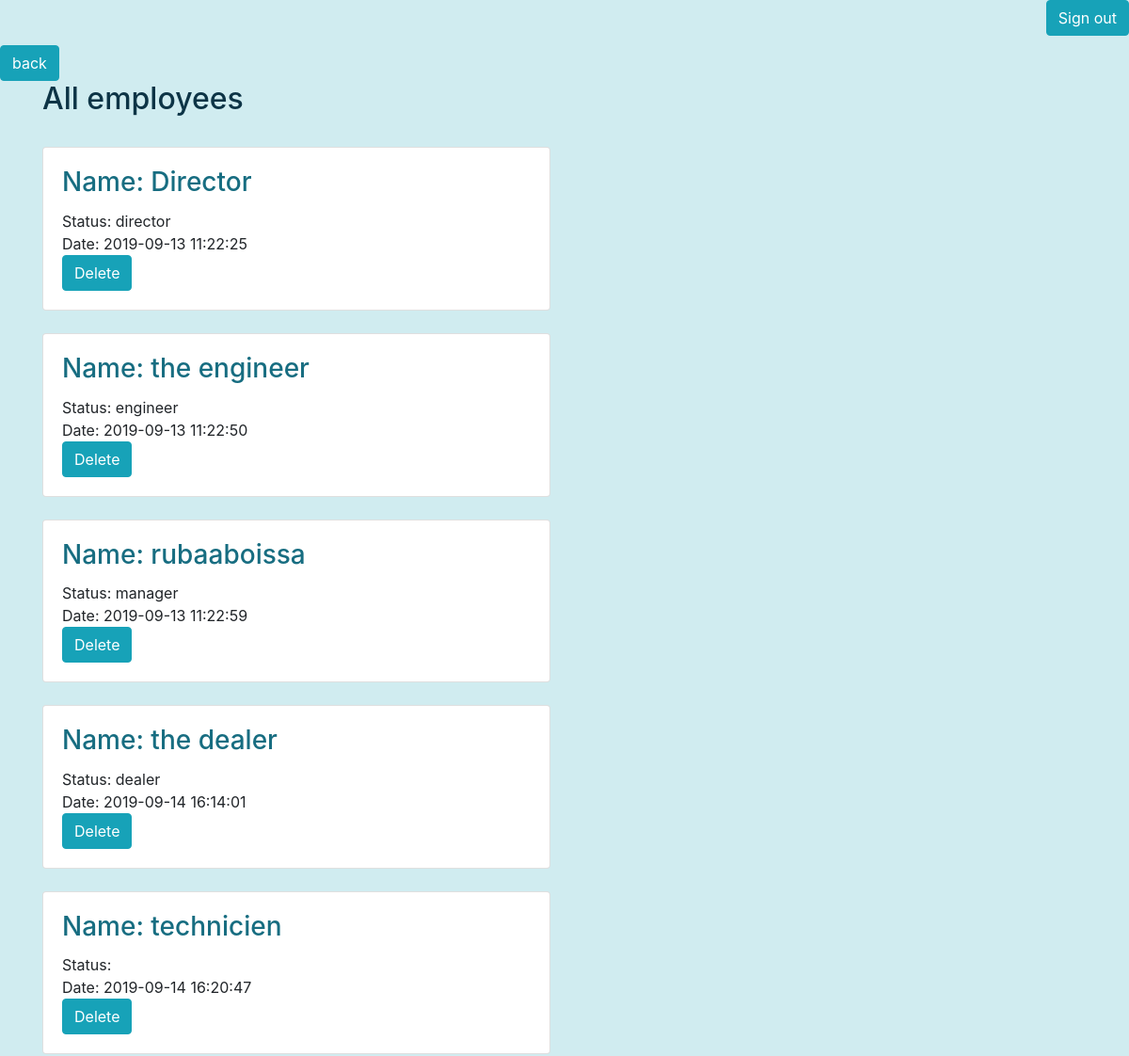
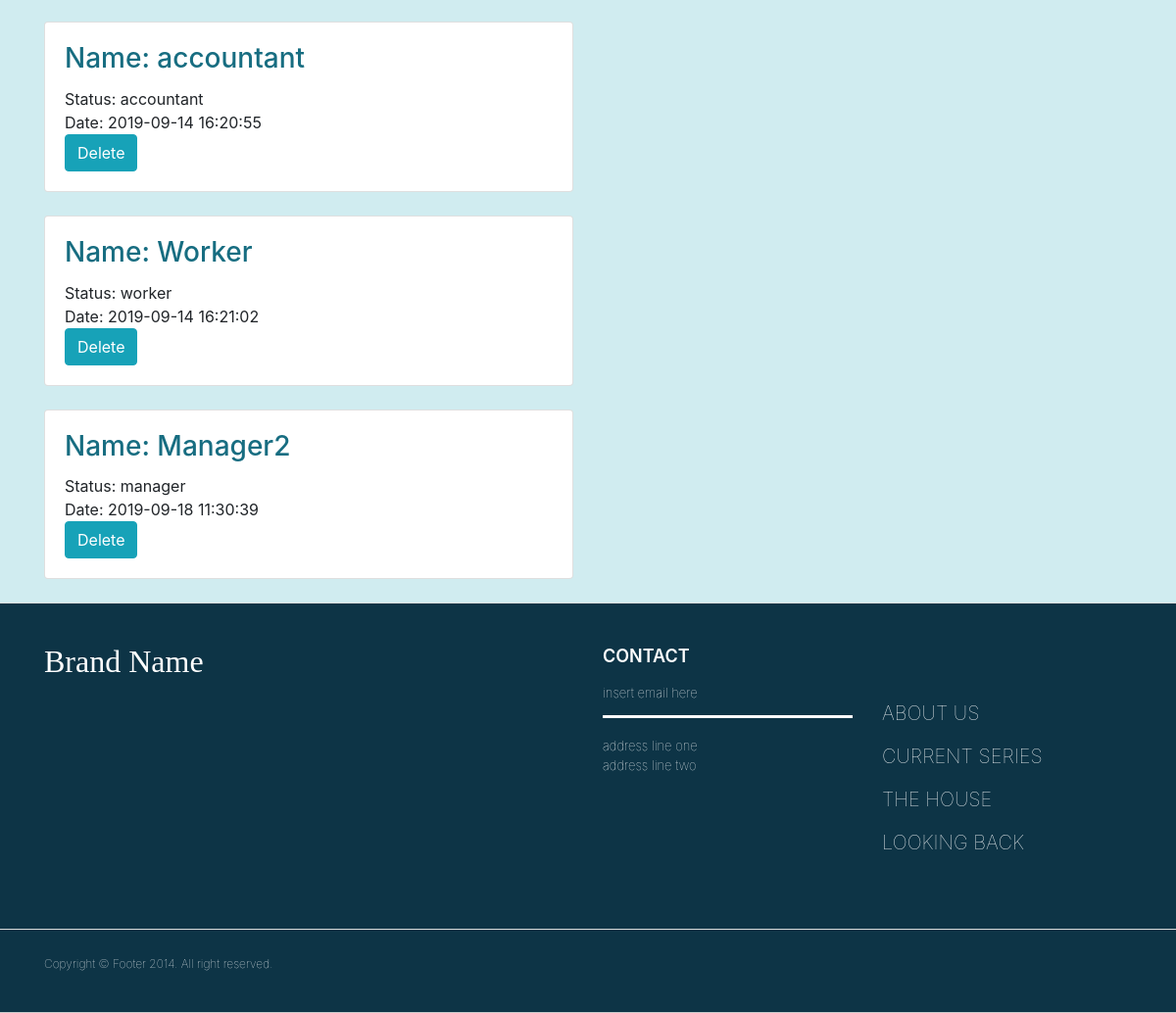
Page /employees.php on the committed database (2 pictures, top to bottom).
### tables this page shows
CREATE TABLE `employees` (
  `employee_id` int(11) NOT NULL,
  `employee_date` timestamp NOT NULL DEFAULT current_timestamp() ON UPDATE current_timestamp(),
  `employee_status` enum('worker','manager','engineer','director','accountant','dealer','technician') NOT NULL,
  `fk_user_id` int(11) NOT NULL
);

CREATE TABLE `users` (
  `user_id` int(12) NOT NULL,
  `fullname` varchar(200) NOT NULL,
  `date_of_birth` date NOT NULL,
  `email` varchar(200) NOT NULL,
  `password` varchar(200) NOT NULL,
  `telefon` varchar(200) NOT NULL,
  `address` varchar(200) NOT NULL,
  `gender` enum('f','m') NOT NULL,
  `status` enum('Married','single') NOT NULL,
  `children` varchar(200) NOT NULL,
  `nationality` varchar(200) NOT NULL,
  `education` varchar(200) NOT NULL,
  `date_of_start` timestamp NOT NULL DEFAULT current_timestamp() ON UPDATE current_timestamp(),
  `role` varchar(200) NOT NULL
);

### employees.php (the view, shortened to what this page needs)
<?php
require 'db.php';
?>
<html>
<head>
<?php require 'header.php'; ?>
</head>
<body class="body">
<?php require 'nav.php'; ?>
<a href="managerpage.php"><button type='button' class='btn btn-info'>back</button></a>
<div class="container">
 <h2 style="color: #0d3446" >All employees</h2><br>
<?php
  $sql ="SELECT * FROM employees
  JOIN users ON fk_user_id=user_id";
  $result = mysqli_query($conn,$sql);
    if($result->num_rows > 0){
      while ($row = $result->fetch_assoc()) {?>
<div class="row">
    <div class="col-sm-6">
        <div class="card">
            <div class="card-body">
              <h3 style="color: #176d81" class="card-title">Name:                               <?php echo $row['fullname'];?></h3>
              <span class="card-text">Status: </span>                   <?php echo $row['employee_status'];?><br>
              <span class="card-text">Date: </span>                      <?php echo $row['employee_date'];?><br>
              <?php echo " <a href='action/deleteEmp.php?id=" .$row['employee_id']."'><button type='button' class='btn btn-info'>Delete</button></a>"
                ;?>
            </div>
        </div>
                <br>
    </div>
</div>
<?php
    }
}
?>
</div>
<?php require 'footer.php'; ?>
</body>
</html>

### employees.php (style rules this page uses)
.body { background-color: #d0ecf0 }

### rows in the picture
employees: fk_user.fullname "Director", employee_status "director", employee_date "2019-09-13 11:22:25"
employees: fk_user.fullname "the engineer", employee_status "engineer", employee_date "2019-09-13 11:22:50"
employees: fk_user.fullname "rubaaboissa", employee_status "manager", employee_date "2019-09-13 11:22:59"
employees: fk_user.fullname "the dealer", employee_status "dealer", employee_date "2019-09-14 16:14:01"
employees: fk_user.fullname "technicien", employee_date "2019-09-14 16:20:47"
employees: fk_user.fullname "accountant", employee_status "accountant", employee_date "2019-09-14 16:20:55"
employees: fk_user.fullname "Worker", employee_status "worker", employee_date "2019-09-14 16:21:02"
employees: fk_user.fullname "Manager2", employee_status "manager", employee_date "2019-09-18 11:30:39"
